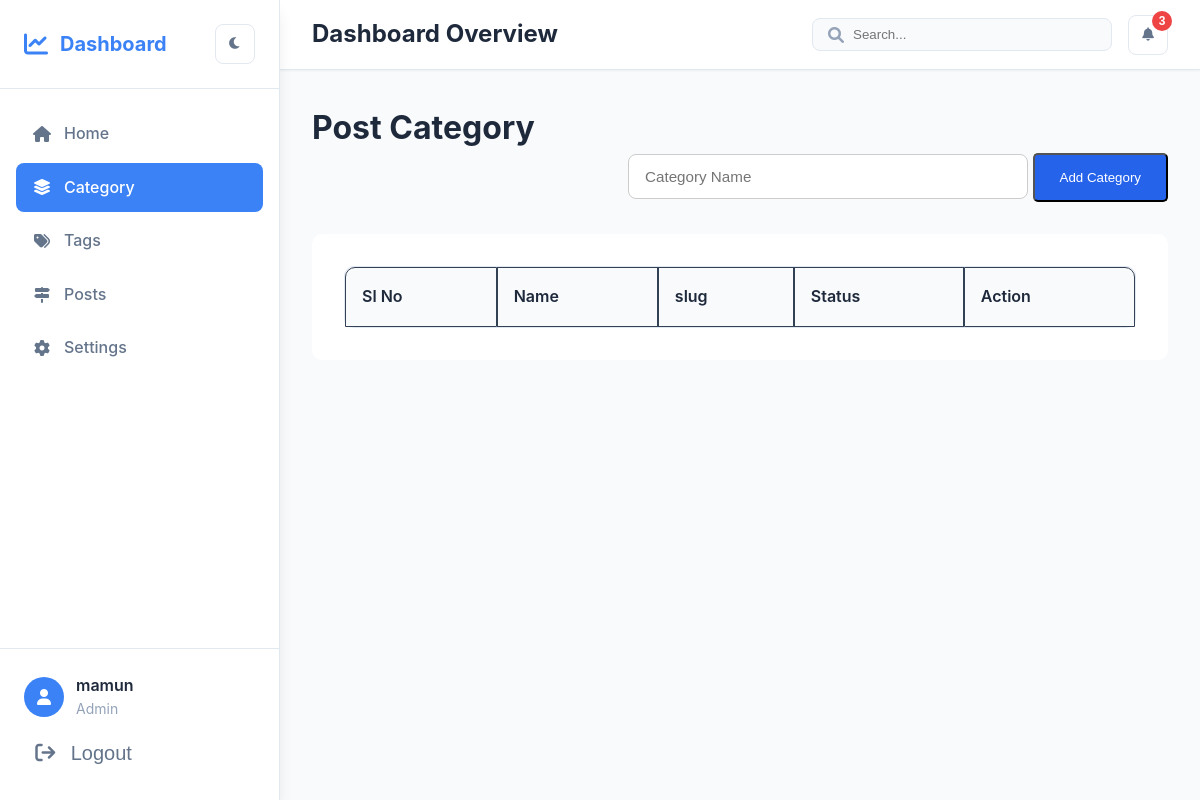
The page /backend/category/ (signed in) on the database as committed earlier.
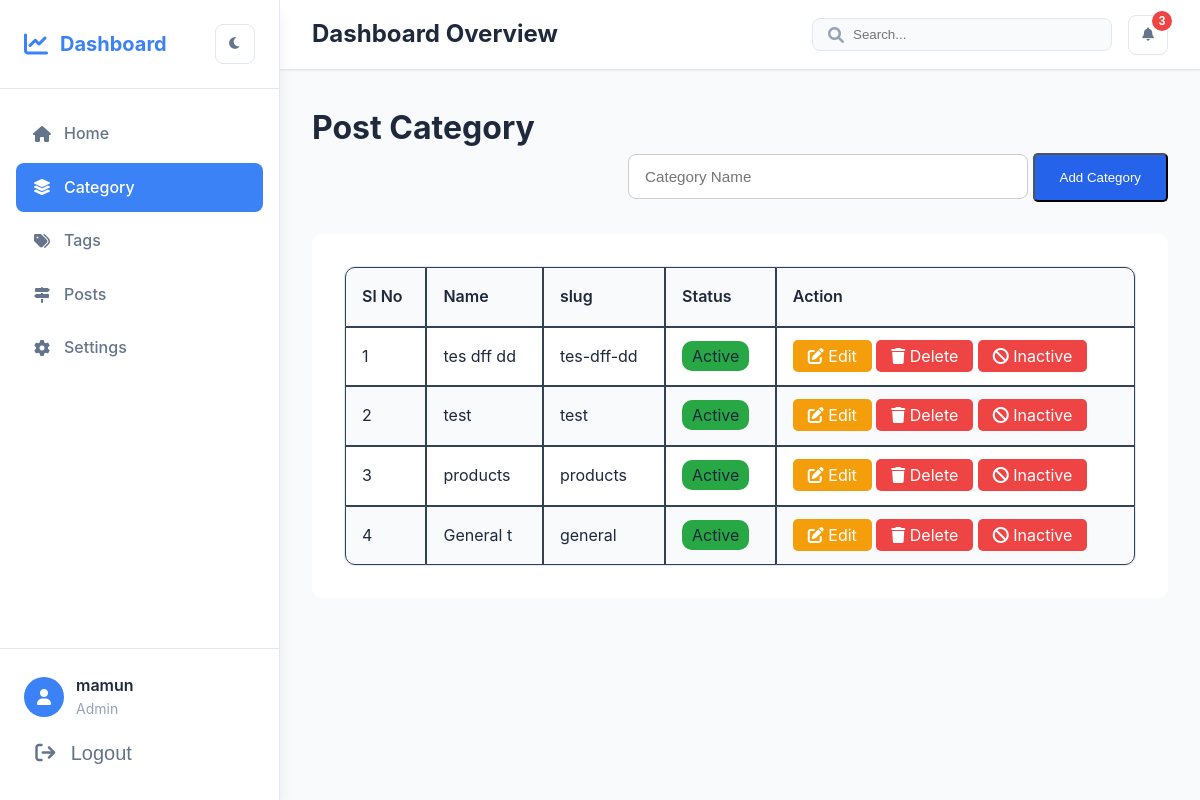
The same page on the database as committed later.
### blog/models.py (models this page shows, shortened)
class Category(models.Model):
    name = models.CharField(max_length=200)
    slug = models.SlugField(max_length=200, unique=True)
    active = models.BooleanField(default=True)
    created_at = models.DateTimeField(auto_now_add=True)
    updated_at = models.DateTimeField(auto_now=True)
    class Meta:
        ordering = ['-created_at']

### blog/views.py (the view, shortened to what this page needs)
# urls.py: path('backend/category/', views.category_list, name='category_list'),
@login_required(login_url='login')
def category_list(request):
    categories = Category.objects.all()
    context = {
        'categories': categories
    }
    return render(request, 'post_category/category_list.html', context)

### blog/templates/post_category/category_list.html (shortened to what this page needs)
{% extends 'dashboard.html' %}
{% load static %}
{% block content %}
    <h1>Post Category</h1>
    <div class="btn_container">
        <form method="POST">
            <input type="text" name="name" value="{{ category.name }}" class="input-text" placeholder="Category Name" required>
            <button type="submit" class="btn-primary">
                {% if category.id %}
                    Update Category
                {% else %}
                    Add Category
                {% endif %}
            </button>
        </form>
    </div>
    <div class="post_container">
        <table class="table_border_radius">
            <thead>
                <th>Sl No</th>
                <th>Name</th>
                <th>slug</th>
                <th>Status</th>
                <th>Action</th>
            </thead>
            <tbody>
                {% for category in categories %}
                    <tr>
                        <td>
                            {{ forloop.counter }}
                        </td>
                        <td>
                            {{ category.name }}
                        </td>
                        <td>
                            {{ category.slug }}
                        </td>
                        <td>
                            {% if category.active == True %}
                                <span class="badge bg-success">Active</span>
                            {% else %}
                                <span class="badge bg-danger">Inactive</span>
                            {% endif %}
                        </td>
                        <td>
                            <a href="{% url 'category_update' category.id %}" class="edit_btn"><i class="fa fa-edit"></i> Edit</a>
                            <a href="{% url 'category_delete' category.id %}" class="delete_btn"><i class="fa fa-trash"></i> Delete</a>
                            {% if category.active == True %}
                                <a href="{% url 'category_inactive' category.id %}" class="delete_btn"><i class="fa fa-ban"></i> Inactive</a>
                            {% else %}
                                <a href="{% url 'category_active' category.id %}" class="btn-success"><i class="fa fa-check"></i> Active</a>
                            {% endif %}
                        </td>
                    </tr>
                {% endfor %}
            </tbody>
        </table>
    </div>
{% endblock content %}

### templates/dashboard.html (shortened to what this page needs)
{% load static %}
<!DOCTYPE html>
<html lang="en">
<head>
    <link rel="stylesheet" href="{% static 'dashboard/styles.css' %}">
    <link href="https://cdnjs.cloudflare.com/ajax/libs/font-awesome/6.0.0/css/all.min.css" rel="stylesheet">
</head>
<body>
    <div class="dashboard">
        <aside class="sidebar">
            <div class="sidebar-header">
                <div class="logo">
                    <i class="fas fa-chart-line"></i>
                    <span>Dashboard</span>
                </div>
                <button class="theme-toggle" id="themeToggle">
                    <i class="fas fa-moon"></i>
                </button>
            </div>
            <nav class="sidebar-nav">
                <ul>
                    <li class="nav-item {% if 'dashboard' in request.path %}active{% endif %}">
                        <a href="{% url 'dashboard' %}" class="nav-link">
                            <i class="fas fa-home"></i>
                            <span>Home</span>
                        </a>
                    </li>
                    <li class="nav-item {% if 'category_list' in request.path %}active{% endif %}">
                        <a href="{% url 'category_list' %}" class="nav-link">
                            <i class="fa-solid fa-layer-group"></i>
                            <span>Category</span>
                        </a>
                    </li>
                    <li class="nav-item {% if 'tags_list' in request.path %}active{% endif %}">
                        <a href="{% url 'tags_list' %}" class="nav-link">
                            <i class="fa fa-tags"></i>
                            <span>Tags</span>
                        </a>
                    </li>
                    <li class="nav-item {% if 'post_list' in request.path %}active{% endif %}">
                        <a href="{% url 'post_list' %}" class="nav-link">
                            <i class="fa-solid fa-signs-post"></i>
                            <span>Posts</span>
                        </a>
                    </li>
                    <li class="nav-item {% if 'profile_settings' in request.path %}active{% endif %}">
                        <a href="{% url 'profile_settings' %}" class="nav-link">
                            <i class="fas fa-cog"></i>
                            <span>Settings</span>
                        </a>
                    </li>
                </ul>
            </nav>
            <div class="sidebar-footer">
                <div class="user-profile">
                    <div class="user-avatar">
                        <i class="fas fa-user"></i>
                    </div>
                    <div class="user-info">
                        <span class="user-name">{{ user.username }}</span>
                        <span class="user-role">{% if user.is_superuser %}Admin{% else %}User{% endif %}</span>
                    </div>
                </div>
                <div class="logout-info">
                    <form action="{% url 'logout' %}" method="POST">
                        <button type="submit" class="logout-btn">
                            <i class="fa fa-sign-out"></i>
                            <span>Logout</span>
                        </button>
                    </form>
                </div>
            </div>
        </aside>
        <main class="main-content">
            <header class="main-header">
                <div class="header-left">
                    <h1>Dashboard Overview</h1>
                </div>
                <div class="header-right">
                    <div class="search-box">
                        <i class="fas fa-search"></i>
                        <input type="text" placeholder="Search...">
                    </div>
                    <button class="notification-btn">
                        <i class="fas fa-bell"></i>
                        <span class="notification-badge">3</span>
                    </button>
                </div>
            </header>
            <div class="content">
               {% block content %}{% endblock content %}
            </div>
        </main>
    </div>
</body>
</html>

### blog/templates/post_category/category_list.html (style rules this page uses)
.post_container { max-width: 1200px; margin: auto; margin-top: 2rem; padding: 2rem; background: var(--bg-primary); color: var(--text-primary); border-radius: 10px; }
.btn_container { max-width: 1200px; margin: auto; text-align: right; }
.table_border_radius { border-collapse: separate !important; border-spacing: 0; width: 100%; border: solid var(--border-color) 1px; border-radius: 10px; }
.table_border_radius th, .table_border_radius td { padding: 1rem; color: var(--text-primary); border: 1px solid var(--border-secondary); text-align: left; }
.table_border_radius thead { background: var(--bg-secondary); }
.table_border_radius tr:nth-child(even) { background: var(--bg-secondary); }
.table_border_radius th:first-child { border-top-left-radius: 10px; }
.table_border_radius th:last-child { border-top-right-radius: 10px; }
.table_border_radius tr:last-child td:first-child { border-bottom-left-radius: 10px; }
.table_border_radius tr:last-child td:last-child { border-bottom-right-radius: 10px; }
.table_border_radius th { font-weight: 600; }
.btn-primary { background: #2563eb; padding: 15px 25px; border-radius: 5px; text-decoration: none; color: white; }
.edit_btn { background: #f59e0b; padding: 6px 15px; border-radius: 5px; text-decoration: none; color: white; }
.delete_btn { background: #ef4444; padding: 6px 15px; border-radius: 5px; text-decoration: none; color: white; }
.input-text { max-width: 400px; width: 100%; min-width: 200px; padding: 0.8rem 1rem; border-radius: 8px; border: 1px solid #ccc; font-size: 0.95rem; }
.badge { padding: 5px 10px; border-radius: 10px; }
.bg-success { background: #28a745; }

Rows that differ between the two databases and show on the page:
added Category: name "tes dff dd", slug "tes-dff-dd", active "Active"
added Category: name "test", slug "test", active "Active"
added Category: name "products", slug "products", active "Active"
added Category: name "General t", slug "general", active "Active"
